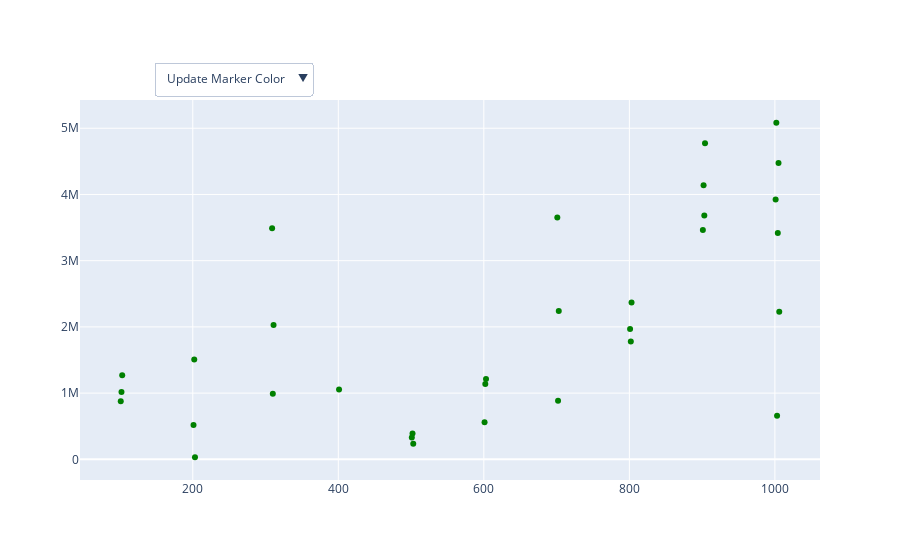

Notebook code for this chart:
### Code cell
fig = go.Figure()

scatter = go.Scatter(
    x=df2['DISTCD'],
    y=df2['TOTPOPULAT'],
    mode='markers',
    marker=dict(color='green'),
    name='DISTCD vs. TOTAL POPULATION'
)
fig.add_trace(scatter)


buttons = [
    dict(label='Update Marker Color',
         method='update',
         args=[{'marker.color': 'blue'}, {'title': 'DISTCD vs. TOTAL POPULATION (Marker Color: blue)'}]),
]
fig.update_layout(
    updatemenus=[
        {
            'buttons': buttons,
            'direction': 'down',
            'showactive': True,
            'x': 0.1,
            'xanchor': 'left',
            'y': 1.1,
            'yanchor': 'top'
        },
    ]
)
fig.show()

### Figure 1 — Plotly figure (JSON) as saved in the notebook; plotly's stock layout.template omitted (floating-point values rounded to 4 significant figures)
{"data": [{"marker": {"color": "green"}, "mode": "markers", "name": "DISTCD vs. TOTAL POPULATION", "type": "scatter", "x": [101, 102, 103, 201, 202, 203, 309, 310, 311, 401, 501, 502, 503, 601, 602, 603, 701, 702, 703, 801, 802, 803, 901, 902, 903, 904, 1001, 1002, 1003, 1004, 1005, 1006], "y": [875564, 1015503, 1269751, 518844, 1507223, 31528, 3487882, 992289, 2026831, 1054686, 329686, 391114, 236857, 558890, 1136784, 1214162, 3651261, 883418, 2240749, 1969520, 1779650, 2367745, 3464228, 4138605, 3683896, 4773138, 3922780, 5082868, 656916, 3419622, 4476044, 2228397]}], "layout": {"updatemenus": [{"buttons": [{"args": [{"marker.color": "blue"}, {"title": "DISTCD vs. TOTAL POPULATION (Marker Color: blue)"}], "label": "Update Marker Color", "method": "update"}], "direction": "down", "showactive": true, "x": 0.1, "xanchor": "left", "y": 1.1, "yanchor": "top"}]}}
